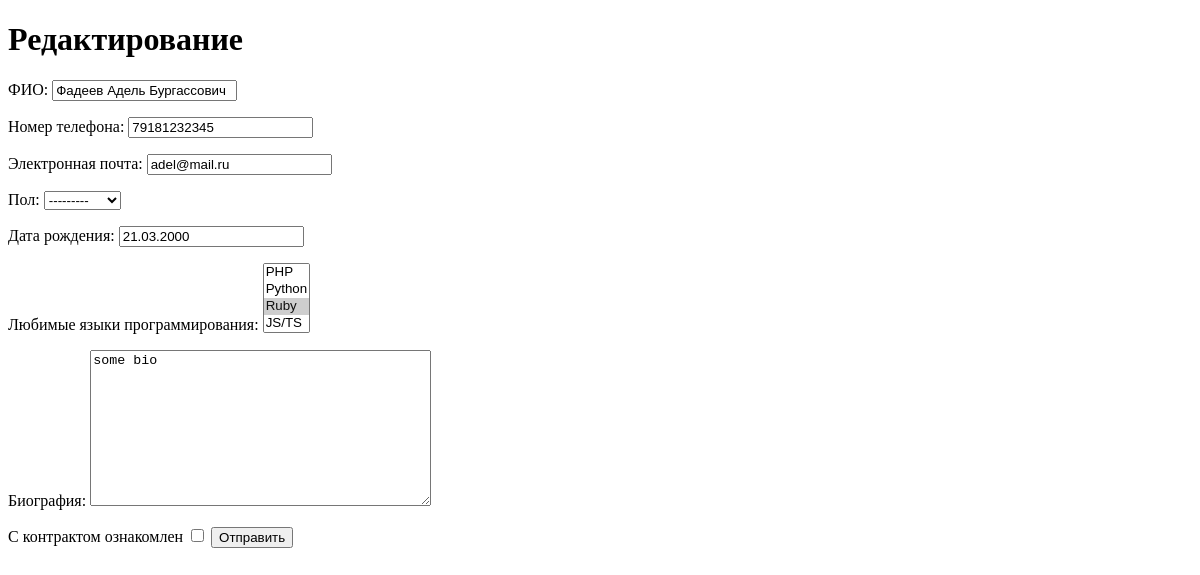
Before: /web_4/4 (signed in) with the older database file.
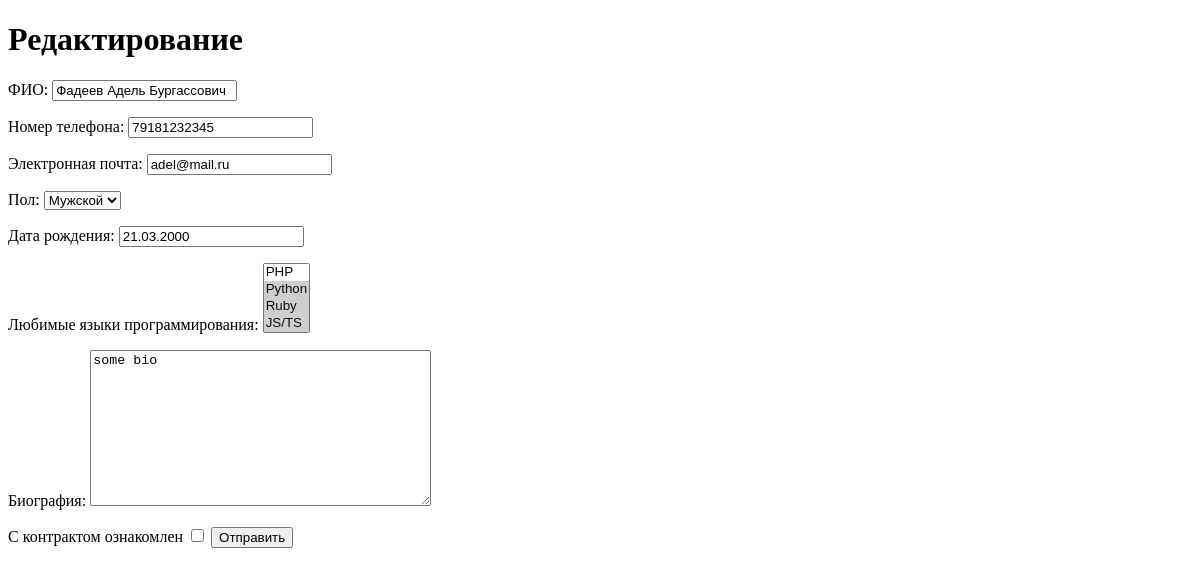
After: the same page with the newer database file.
### userdata/models.py (models this page shows, shortened)
class UserDataModel(models.Model):
	GENDER_CHOICES = [
        ('М', 'Мужской'),
        ('Ж', 'Женский'),
    ]
	fio = models.CharField(max_length=255, validators=[validate_fio_format], verbose_name='ФИО')
	phone = models.CharField(max_length=20, validators=[RegexValidator(regex=r'^\d{11}$', message='Введите 10-значный номер телефона')],
						  verbose_name='Номер телефона')
	email = models.EmailField(max_length=100, validators=[validate_email], verbose_name='Электронная почта')
	gender = models.CharField(max_length=1, choices=GENDER_CHOICES, verbose_name='Пол')
	birth = models.DateField(validators=[validate_date], verbose_name='Дата рождения')
	user_langs = models.ManyToManyField(UserProgrammingLanguages, verbose_name='Любимые языки программирования')
	biography = models.TextField(verbose_name='Биография')
	creator = models.ForeignKey(User, on_delete=models.SET_NULL, null=True, blank=True)
	class Meta:
		verbose_name = 'Данные пользователя'

### userdata/views.py (the view)
# urls.py: path('web_4/<int:pk>', views.UpdateUserDataView.as_view(), name='data'),
class UpdateUserDataView(UpdateView):
	model = UserDataModel
	form_class = UserDataForm
	template_name = 'edit.html'
	success_url = '/web_4'

### userdata/forms.py
class UserDataForm(forms.ModelForm):
	class Meta:
		model = UserDataModel
		fields = ['fio', 'phone', 'email', 'gender', 'birth', 'user_langs', 'biography']

### userdata/models.py (called while the page is built)
	def __str__(self):
		return f'{self.programming_languages}'

### userdata/templates/edit.html (shortened to what this page needs)
{% extends 'layout.html'%}{% block title %}Форма{% endblock %} {% block body %}
<main>
	{% if user.is_authenticated %}
	<h1>Редактирование</h1>
	<form method="post" class="user_data_form">
		{% csrf_token %} {{ form.as_p }}
		<label for="checkbox">С контрактом ознакомлен</label>
		<input type="checkbox" name="checkbox" id="" />
		<button type="submit">Отправить</button>
	</form>
	{% endif %}
</main>
{% endblock %}

### userdata/templates/layout.html (shortened to what this page needs)
{% load static %}
<!DOCTYPE html>
<html lang="en">
	<head>
		<link rel="stylesheet" href="{% static './style.css' %}" />
	</head>
	<body>
		{% block body %} {% endblock %}
	</body>
</html>

Changed rows visible on the page:
changed UserDataModel "Фадеев Адель Бургассович": gender "---------" → "Мужской"
Other visible differences:
form field user_langs: "PHP / Python / Ruby ☑ / JS/TS" → "PHP / Python ☑ / Ruby ☑ / JS/TS ☑"
